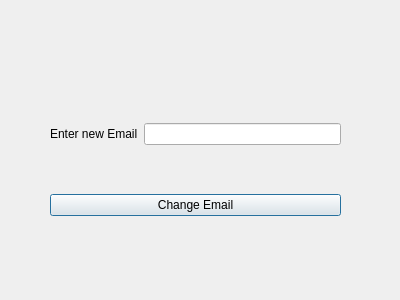
<?xml version="1.0" encoding="UTF-8"?>
<ui version="4.0">
 <class>Dialog_email_change</class>
 <widget class="QDialog" name="Dialog_email_change">
  <property name="geometry">
   <rect>
    <x>0</x>
    <y>0</y>
    <width>400</width>
    <height>300</height>
   </rect>
  </property>
  <property name="windowTitle">
   <string>Dialog</string>
  </property>
  <widget class="QWidget" name="">
   <property name="geometry">
    <rect>
     <x>50</x>
     <y>80</y>
     <width>291</width>
     <height>181</height>
    </rect>
   </property>
   <layout class="QVBoxLayout" name="verticalLayout">
    <item>
     <layout class="QHBoxLayout" name="horizontalLayout">
      <item>
       <widget class="QLabel" name="label">
        <property name="text">
         <string>Enter new Email</string>
        </property>
       </widget>
      </item>
      <item>
       <widget class="QLineEdit" name="lineEdit_email_change"/>
      </item>
     </layout>
    </item>
    <item>
     <widget class="QPushButton" name="pushButton_email_change">
      <property name="text">
       <string>Change Email</string>
      </property>
     </widget>
    </item>
   </layout>
  </widget>
 </widget>
 <resources/>
 <connections/>
</ui>
